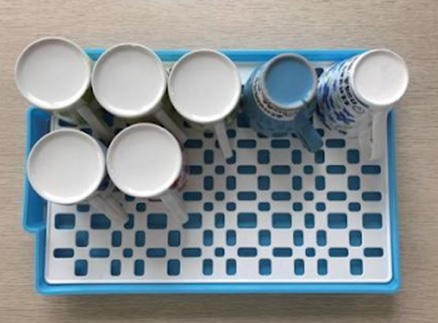
#> input picture cup.jpg, 438 x 323 px
$ python '霍夫圓形檢測(杯底).py'
#> lines starting #> are read from the running program, lines starting #| are printed output that depends on the picture
# -*- coding: utf-8 -*-
"""
Created on Mon Apr 27 20:47:02 2020

@author: Ezio Kevin
"""

import cv2
src = cv2.imread('cup.jpg',-1)
#> src is the input picture: shape (323, 438, 3); mean B, G, R 149.7, 147.4, 141.2

src = cv2.resize(src,(403,302))
#> src: shape (302, 403, 3)
gray = cv2.cvtColor(src, cv2.COLOR_BGR2GRAY)
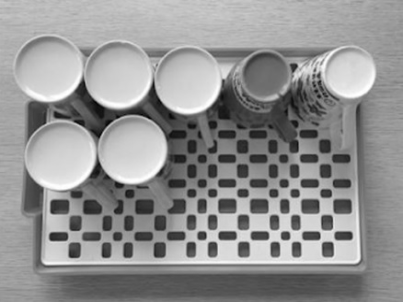
#> gray: shape (302, 403); min 5, max 255, mean 145.7
gray = cv2.GaussianBlur(gray, (5,5), 0)
circles = cv2.HoughCircles(gray,
                           cv2.HOUGH_GRADIENT, #偵測方法目前只支援這個參數 ;
                           1,           # 1代表偵測圖與輸入圖大小一致，填1即可
                           20,          # 各圓心間的最小距離，設太小容易誤判，太大會將數個圓當成一個
                           None,        # 固定填None
                           10,          # Canny演算法的高閾(音同玉)值，此值一半為低閾值
                           75,          # 超過此閾值才會被當作圓
                           3,           # 最小圓半徑
                           75           # 最大圓半徑
                           )
#> circles = [[117.5, 75.5, 33.6], [187.5, 78.5, 34.6], [48.5, 68.5, 33.6], [60.5, 154.5, 35.9], [132.5, 149.5, 28.6], [347.5, 71.5, 27.1]]

print(circles)
#| [[[117.5  75.5  33.6]
#|   [187.5  78.5  34.6]
#|   [ 48.5  68.5  33.6]
#|   [ 60.5 154.5  35.9]
#|   [132.5 149.5  28.6]
#|   [347.5  71.5  27.1]]]
if len(circles) >0:
    out = src.copy()
    for x,y,r in circles[0]:
        #畫圖
        cv2.circle(out,(x,y),r,(0,0,255),3,cv2.LINE_AA)
        #畫圓心
        cv2.circle(out,(x,y),2,(0,255,0),3,cv2.LINE_AA)
#> this loop made 6 passes
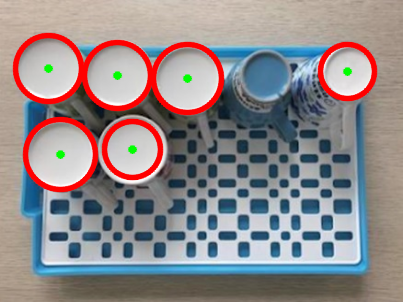
#> out: shape (302, 403, 3); mean B, G, R 139.4, 137.8, 144.8
    src = cv2.hconcat([src,out])
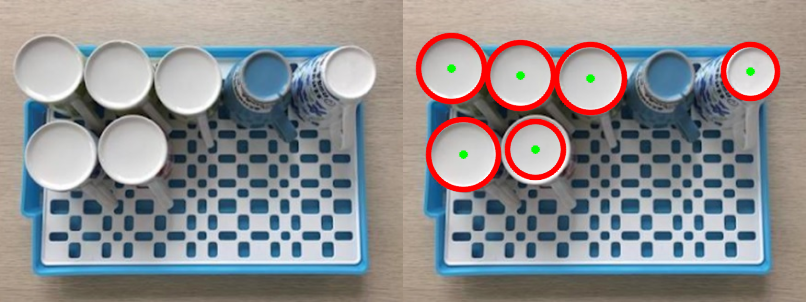
#> src: shape (302, 806, 3); mean B, G, R 144.5, 142.6, 142.9
cv2.namedWindow('imgae',cv2.WINDOW_NORMAL)
cv2.imshow('image',src)
cv2.waitKey(0)
cv2.destroyAllWindows()
